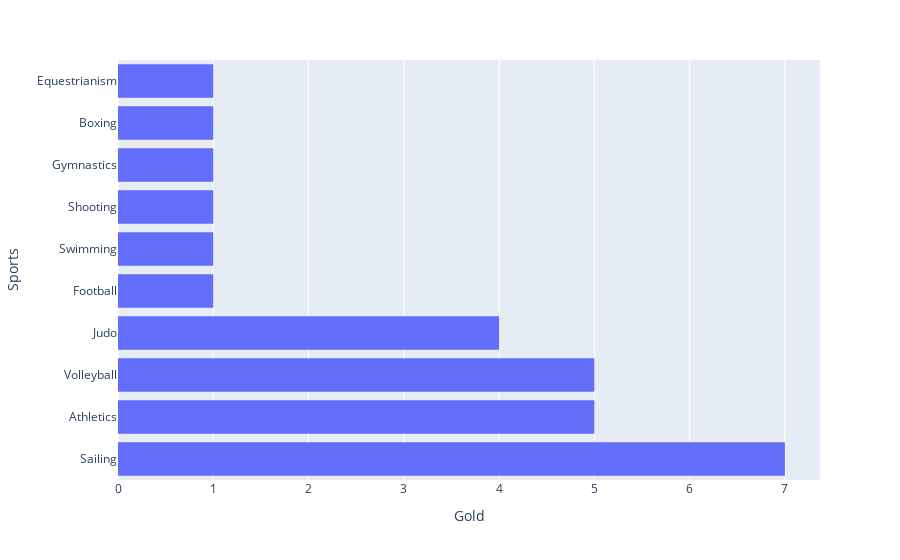

Notebook source saved alongside this figure:
### Markdown cell above
Repita o procedimento acima, mas com medalhas de ouro.

### Code cell
# Cria o histograma com as medalhas de ouro
fig = px.histogram(
    df_medals_by_sports,
    x = 'Gold',
    y = df_medals_by_sports.index,
)

# Renomeia o eixo y
fig.update_yaxes(title='Sports')

# Renomeia o eixo x
fig.update_xaxes(title='Gold')

# Exibe o grafico
fig.show()

### Figure 1 — Plotly figure (JSON) as saved in the notebook; plotly's stock layout.template omitted (floating-point values rounded to 4 significant figures)
{"data": [{"alignmentgroup": "True", "bingroup": "y", "histfunc": "sum", "hovertemplate": "sum of Gold=%{x}<br>index=%{y}<extra></extra>", "legendgroup": "", "marker": {"color": "#636efa", "pattern": {"shape": ""}}, "name": "", "offsetgroup": "", "orientation": "h", "showlegend": false, "type": "histogram", "x": [7, 5, 5, 4, 1, 1, 1, 1, 1, 1, 0, 0, 0, 0], "xaxis": "x", "y": ["Sailing", "Athletics", "Volleyball", "Judo", "Football", "Swimming", "Shooting", "Gymnastics", "Boxing", "Equestrianism", "Canoeing", "Basketball", "Taekwondo", "Modern Pentathlon"], "yaxis": "y"}], "layout": {"barmode": "relative", "legend": {"tracegroupgap": 0}, "margin": {"t": 60}, "xaxis": {"anchor": "y", "domain": [0, 1], "title": {"text": "Gold"}}, "yaxis": {"anchor": "x", "domain": [0, 1], "title": {"text": "Sports"}}}}
